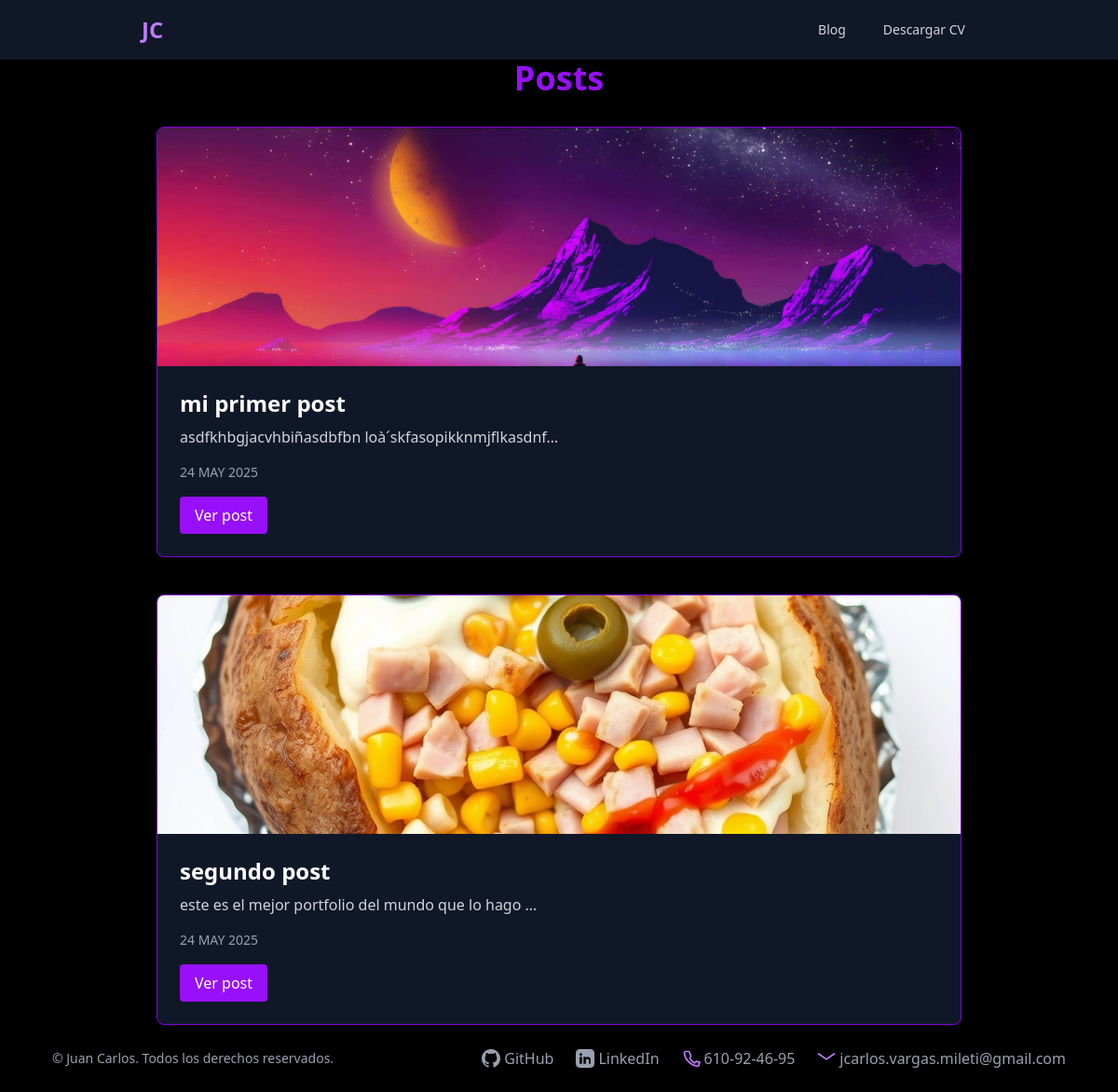
Screenshot of /blog/ with the database file from the repository.
### blog/models.py (models this page shows)
class Post(models.Model):
    title = models.CharField(max_length=100)
    descripcion = models.TextField()
    image   = models.ImageField(upload_to='blog/images')
    date =models.DateField(datetime.date.today)

### blog/views.py (the view)
# urls.py: path('',render_posts, name='posts'),
def render_posts(request):
    posts= Post.objects.all()
    return render(request,'post.html',{'posts':posts})

### blog/templates/post.html
{% extends 'layout.html' %}
{% block content %}
<section class="max-w-4xl mx-auto px-4">
  <h1 class="text-4xl font-bold text-purple-600 mb-8 text-center">Posts</h1>
  <div class="space-y-10">
    {% for post in posts %}
    <article class="bg-gray-900 rounded-lg shadow-lg overflow-hidden border border-purple-700 hover:border-purple-500 transition-colors">
      <img src="{{post.image.url}}" alt="{{post.title}}" class="w-full h-64 object-cover">
      <div class="p-6">
        <h2 class="text-2xl font-semibold text-white mb-2">{{post.title}}</h2>
        <p class="text-gray-300 mb-4">{{post.descripcion|striptags|truncatechars:50}}</p>
        <p class="text-sm text-gray-400 uppercase mb-4">{{post.date|date:'d M Y'}}</p>
        <a href="{% url 'blog:post_detail' post.id %}"
           class="inline-block px-4 py-2 bg-purple-600 text-white rounded hover:bg-purple-700 transition">
          Ver post
        </a>
      </div>
    </article>
    {% empty %}
    <p class="text-center text-gray-400">No hay posts para mostrar.</p>
    {% endfor %}
  </div>
</section>
{% endblock %}

### portfolio/templates/layout.html (shortened to what this page needs)
{% load static %}
<!DOCTYPE html>
<html lang="en">
<head>
    <script src="https://cdn.jsdelivr.net/npm/@tailwindcss/browser@4"></script>
</head>
<body class="bg-black">
    <header class="bg-black shadow-md">
        <nav class="bg-gray-900">
            <div class="mx-auto w-[80%] px-4 sm:px-6 lg:px-8">
                <div class="flex h-16 items-center justify-between">
                    <div class="flex items-center">
                        <a href="/" class="text-2xl font-bold text-purple-400 hover:text-purple-300">JC</a>
                    </div>
                    <div class="hidden sm:flex space-x-4">
                        <a href="{% url 'blog:posts' %}"
                            class="px-3 py-2 text-sm font-medium text-gray-300 hover:text-white hover:bg-purple-700 rounded-md transition">
                            Blog
                        </a>
                        <a href="{% static 'portfolio/justificante6755JVX.pdf' %}" target="_blank"
                            class="px-3 py-2 text-sm font-medium text-gray-300 hover:text-white hover:bg-purple-700 rounded-md transition">
                            Descargar CV
                        </a>
                    </div>
                </div>
            </div>
        </nav>
    </header>
    {% block content %}
    {% endblock %}
    <footer class="bg-black text-gray-400 py-6">
        <div class="max-w-6xl mx-auto px-4 sm:px-6 lg:px-8 flex flex-col sm:flex-row justify-between items-center">
            <p class="text-sm">&copy; {{ now|date:"Y" }} Juan Carlos. Todos los derechos reservados.</p>
            <div class="flex space-x-6 mt-4 sm:mt-0 items-center">
                <a href="https://github.com/tu-usuario" target="_blank" rel="noopener noreferrer"
                    class="text-gray-400 hover:text-purple-400 transition flex items-center space-x-1">
                    <span class="hidden sm:inline">GitHub</span>
                </a>
                <a href="https://linkedin.com/in/tu-perfil" target="_blank" rel="noopener noreferrer"
                    class="text-gray-400 hover:text-purple-400 transition flex items-center space-x-1">
                    <span class="hidden sm:inline">LinkedIn</span>
                </a>
                <div class="flex items-center space-x-1">
                    <a href="tel:+1234567890" class="hover:text-purple-400 transition">610-92-46-95</a>
                </div>
                <div class="flex items-center space-x-1">
                    <svg class="h-5 w-5 text-purple-400" fill="none" stroke="currentColor" stroke-width="2"
                        viewBox="0 0 24 24" stroke-linecap="round" stroke-linejoin="round"
                        xmlns="http://www.w3.org/2000/svg" aria-hidden="true">
                        <path d="M4 4h16v16H4z" stroke="none" />
                        <path d="M22 6L12 13 2 6" />
                    </svg>
                    <a href="mailto:tu.email@example.com"
                        class="hover:text-purple-400 transition">jcarlos.vargas.mileti@gmail.com</a>
                </div>
            </div>
        </div>
    </footer>
</body>
</html>

### rows the page displays
Post: image (picture), title "mi primer post", descripcion "asdfkhbgjacvhbiñasdbfbn loà´skfasopikknmjflkasdnf…", date "24 MAY 2025"
Post: image (picture), title "segundo post", descripcion "este es el mejor portfolio del mundo que lo hago …", date "24 MAY 2025"
